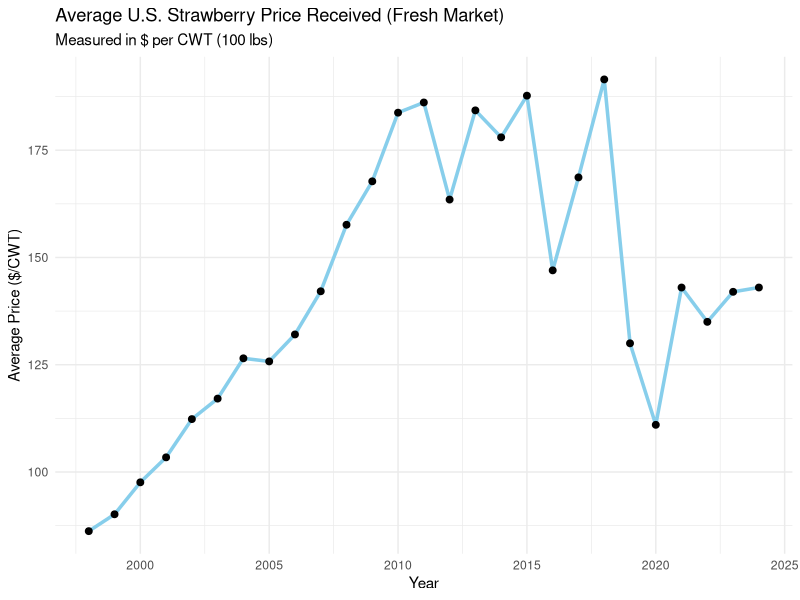
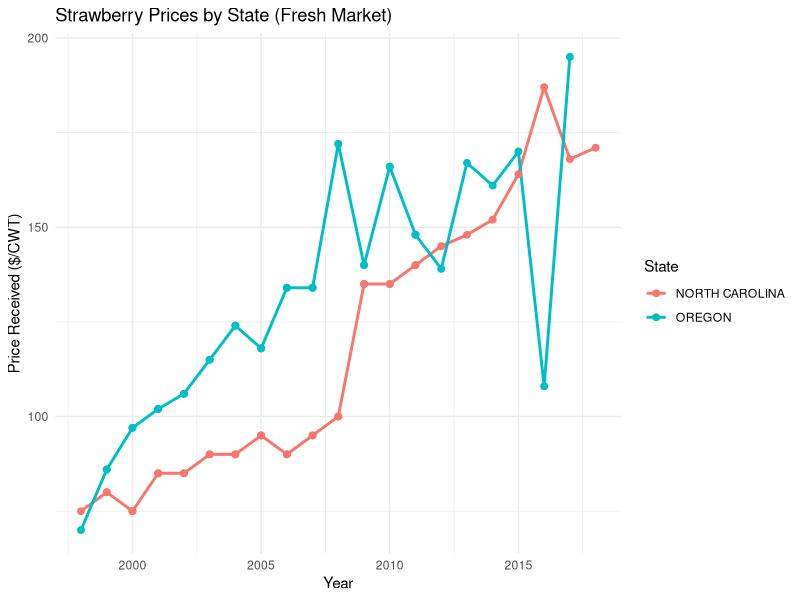
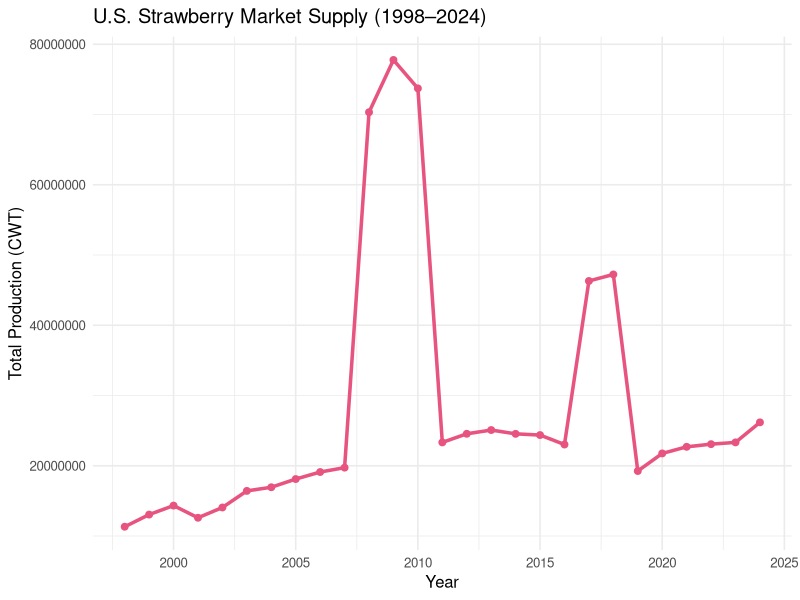
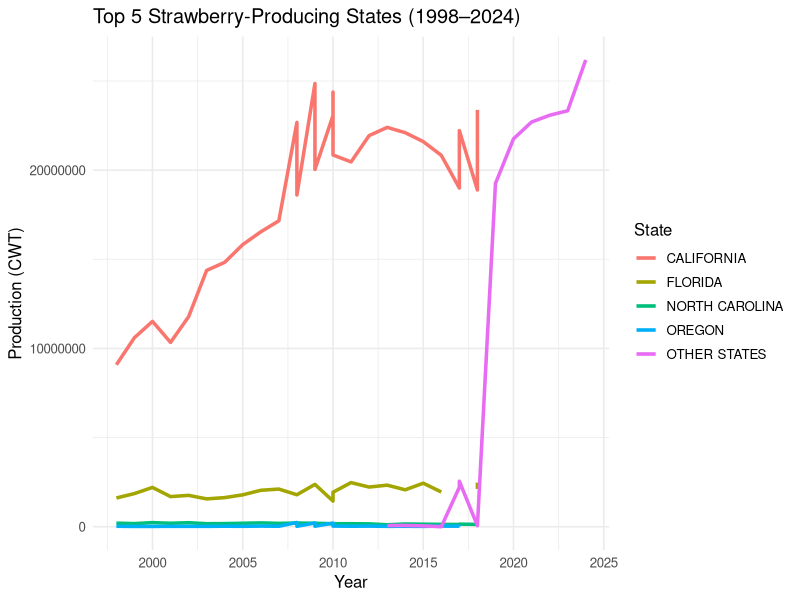
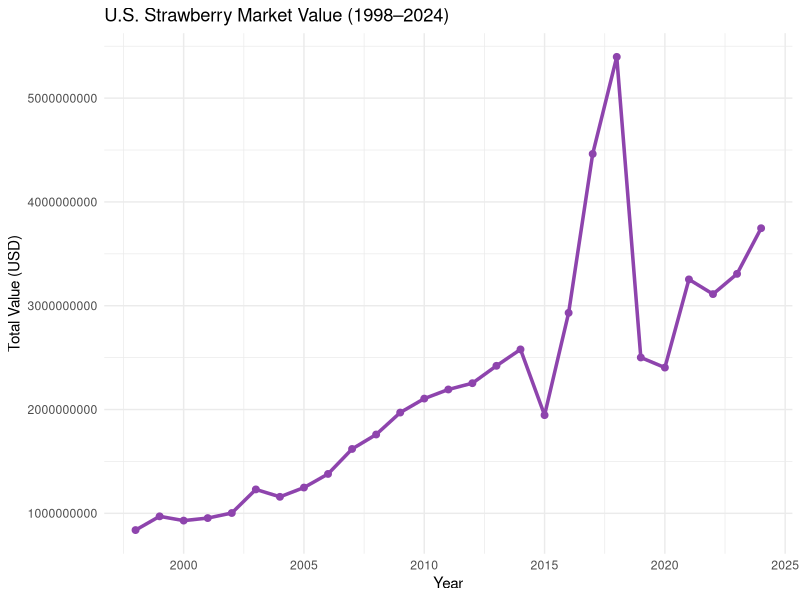
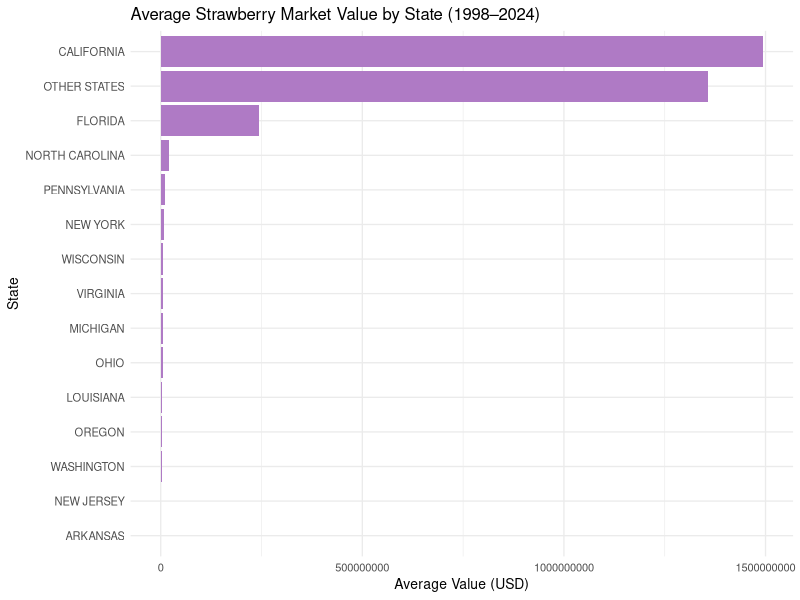
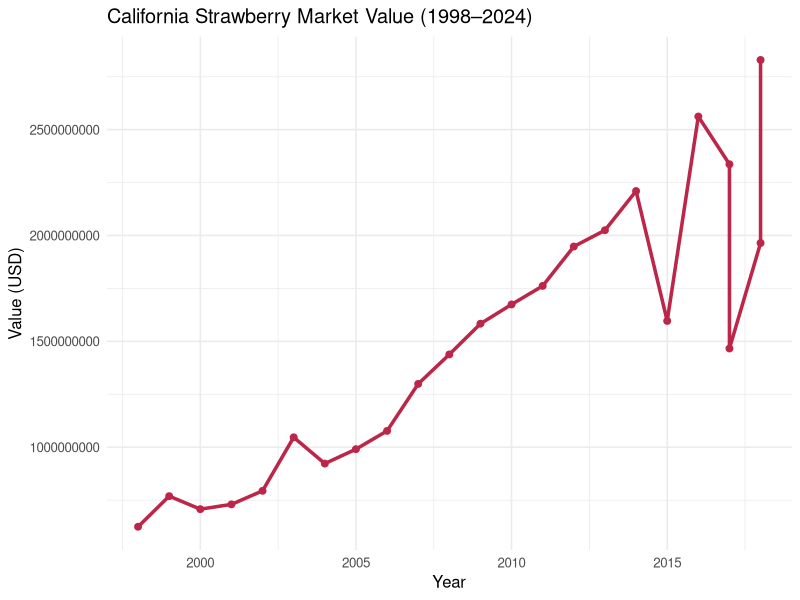

Here is the R script that generated these plots, in order:
## ---- chunk 1
knitr::opts_chunk$set(echo = FALSE, warning = FALSE, message = FALSE)
knitr::opts_knit$set(root.dir = "~/Desktop/615/Assignment-F-Market")  
library(tidyverse)
library(knitr)
library(kableExtra)
library(stringr)
options(scipen = 999) 

price  <- read_csv("market_price_received.csv")
supply <- read_csv("marketsupply.csv")
value  <- read_csv("marketvalue.csv")

glimpse(price)
glimpse(supply)
glimpse(value)
## ---- chunk 2
library(stringr)
library(dplyr)
clean_strawberry <- function(df) {
  df %>%
    mutate(across(where(is.character), str_trim)) %>%
    select(where(~ !all(is.na(.)) & n_distinct(., na.rm = TRUE) > 1)) %>%
    
    mutate(
      Value = str_replace_all(Value, ",", ""),
      Value = str_remove_all(Value, "\\(D\\)|\\(Z\\)|\\(NA\\)|\\*|\\(X\\)"),
      Value = str_trim(Value),
      Value = suppressWarnings(as.numeric(Value))
    ) %>%

    { if(any(grepl("CV", names(.), ignore.case = TRUE))) {
        rename_with(., ~ "CV", matches("CV")) %>% 
          mutate(CV = suppressWarnings(as.numeric(CV)))
      } else . } %>%
    filter(!is.na(Value))
}

supply_clean <- clean_strawberry(supply)
value_clean  <- clean_strawberry(value)

# library(readr)
# write_csv(supply_clean, "/Users/zzjing/Downloads/strawberry/marketsupply_clean.csv")
# write_csv(value_clean,  "/Users/zzjing/Downloads/strawberry/marketvalue_clean.csv")

library(readr)

old <- read_csv("marketsupply_clean.csv")
new <- read_csv("marketsupply2.csv")

new_clean <- new %>%
  select(Year, Period, State, `State ANSI`, Value) %>%
  mutate(
    Value = na_if(Value, " (D)"),
    Value = gsub(",", "", Value),
    Value = as.numeric(Value)
  )

supply_all <- bind_rows(old, new_clean) %>%
  arrange(Year, State)

summary(supply_all$Year)
distinct(supply_all, Year) %>% arrange(Year)
sum(is.na(supply_all$Value))
supply_all_clean <- supply_all %>%
  filter(!is.na(Value))
na.rm = TRUE
supply_all %>%
  summarise(total = sum(Value, na.rm = TRUE))
# write.csv(supply_all, "marketsupply_all_cleaned.csv", row.names = FALSE)
## ---- chunk 3
library(dplyr)
library(readr)

straw_price <- read_csv("market_price_received.csv")

glimpse(straw_price)
head(straw_price)
straw_price_clean <- straw_price %>%
  select(Year, State, Value) %>%
  rename(Price_CWT = Value)

straw_price_clean <- straw_price_clean %>%
  mutate(
    Price_CWT = as.numeric(gsub("[^0-9.]", "", Price_CWT)) 
  ) %>%
  filter(!is.na(Price_CWT)) %>%                   
  arrange(Year, State)   
glimpse(straw_price_clean)
## ---- chunk 4
library(ggplot2)

price_trend <- straw_price_clean %>%
  group_by(Year) %>%
  summarize(mean_price = mean(Price_CWT, na.rm = TRUE))

ggplot(price_trend, aes(x = Year, y = mean_price)) +
  geom_line(color = "skyblue", linewidth = 1.2) +
  geom_point(size = 2) +
  labs(
    title = "Average U.S. Strawberry Price Received (Fresh Market)",
    subtitle = "Measured in $ per CWT (100 lbs)",
    x = "Year", y = "Average Price ($/CWT)"
  ) +
  theme_minimal()
## ---- chunk 5
top_states <- c("CALIFORNIA", "FLORIDA", "OREGON", "NORTH CAROLINA")

ggplot(straw_price_clean %>% filter(State %in% top_states),
       aes(x = Year, y = Price_CWT, color = State)) +
  geom_line(linewidth = 1) +
  geom_point(size = 2) +
  labs(
    title = "Strawberry Prices by State (Fresh Market)",
    y = "Price Received ($/CWT)",
    x = "Year"
  ) +
  theme_minimal()
## ---- chunk 6
library(dplyr)
library(ggplot2)
library(readr)

supply_all <- read_csv("marketsupply_all_cleaned.csv")

annual_total <- supply_all %>%
  group_by(Year) %>%
  summarise(total_value = sum(Value, na.rm = TRUE))

ggplot(annual_total, aes(x = Year, y = total_value)) +
  geom_line(size = 1.2, color = "#e75480") +
  geom_point(size = 2, color = "#e75480") +
  theme_minimal(base_size = 12) +
  labs(title = "U.S. Strawberry Market Supply (1998–2024)",
       x = "Year",
       y = "Total Production (CWT)")
## ---- chunk 7
top_states <- supply_all %>%
  group_by(State) %>%
  summarise(avg_value = mean(Value, na.rm = TRUE)) %>%
  arrange(desc(avg_value)) %>%
  slice(1:5) %>%
  pull(State)

supply_top <- supply_all %>%
  filter(State %in% top_states)

ggplot(supply_top, aes(x = Year, y = Value, color = State)) +
  geom_line(size = 1.2) +
  theme_minimal(base_size = 12) +
  labs(title = "Top 5 Strawberry-Producing States (1998–2024)",
       x = "Year",
       y = "Production (CWT)",
       color = "State")
## ---- chunk 8
library(dplyr)
library(ggplot2)
library(readr)

value_all <- read_csv("marketvalue_clean.csv")

annual_value <- value_all %>%
  group_by(Year) %>%
  summarise(total_value = sum(Value, na.rm = TRUE))

ggplot(annual_value, aes(x = Year, y = total_value)) +
  geom_line(size = 1.2, color = "#8E44AD") +
  geom_point(size = 2, color = "#8E44AD") +
  theme_minimal(base_size = 11) +
  labs(
    title = "U.S. Strawberry Market Value (1998–2024)",
    x = "Year",
    y = "Total Value (USD)"
  )
## ---- chunk 9
state_value <- value_all %>%
  group_by(State) %>%
  summarise(mean_value = mean(Value, na.rm = TRUE)) %>%
  arrange(desc(mean_value))

ggplot(state_value, aes(x = reorder(State, mean_value), y = mean_value)) +
  geom_col(fill = "#AF7AC5") +
  coord_flip() +
  theme_minimal(base_size = 10) +
  labs(
    title = "Average Strawberry Market Value by State (1998–2024)",
    x = "State",
    y = "Average Value (USD)"
  )
## ---- chunk 10
california_value <- value_all %>% filter(State == "CALIFORNIA")

ggplot(california_value, aes(x = Year, y = Value)) +
  geom_line(size = 1.2, color = "#BB2649") +
  geom_point(size = 2, color = "#BB2649") +
  theme_minimal(base_size = 12) +
  labs(
    title = "California Strawberry Market Value (1998–2024)",
    x = "Year",
    y = "Value (USD)"
  )
